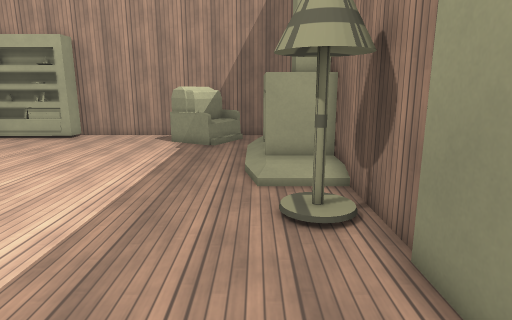
[1] (above)

19 first-person views from a walk through a 3-D level made in the Godot game engine. The camera is 1.4 m above the floor, tilts 12° down and sees 75° across. The floor is counted in squares, 0.5 m on a side. Each view is taken from the middle of a square. On the plan, view 1 faces up. The plan holds only what a view shows up to about 20 squares ahead; the rest is blank. The place goes on beyond the plan. Characters and animated objects are not drawn. Surface patterns are stand-ins for the level's own textures.

[2]
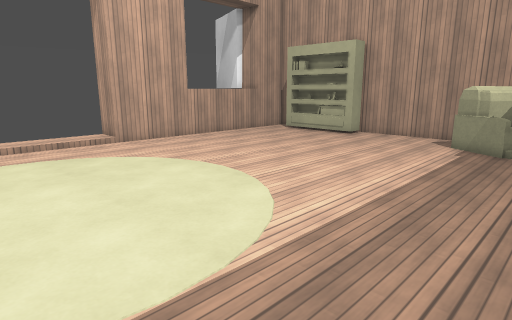

[3]
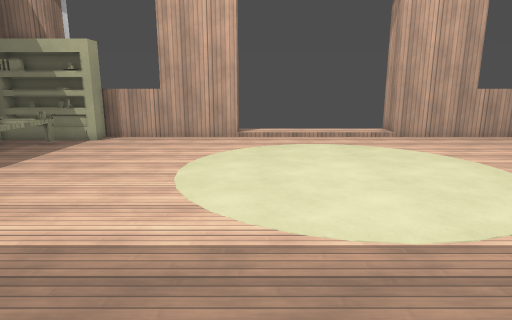

[4]
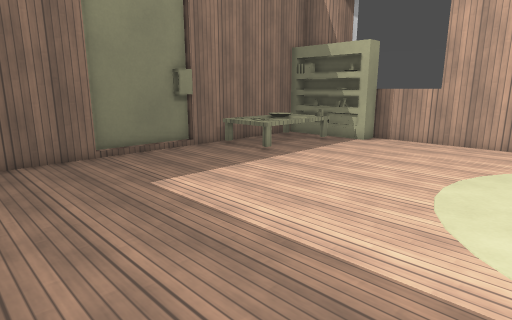

[5]
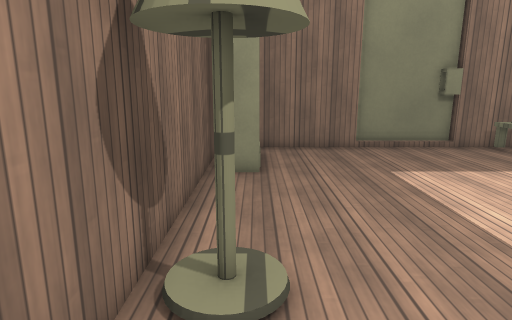

[6]
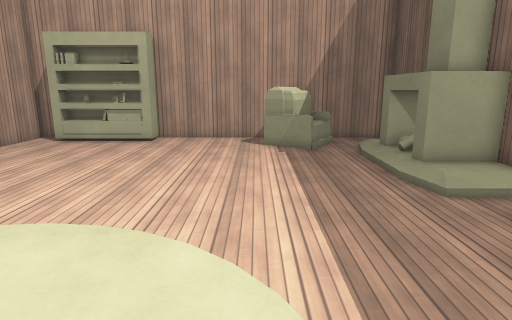

[7]
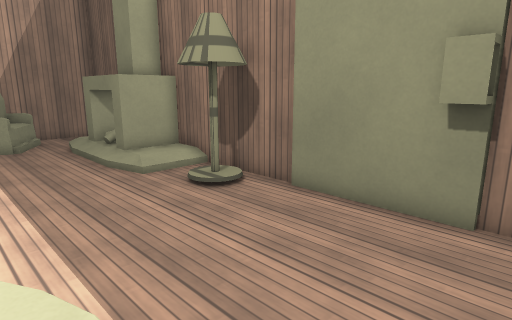

[8]
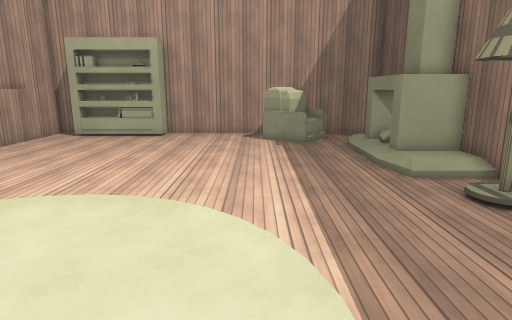

[9]
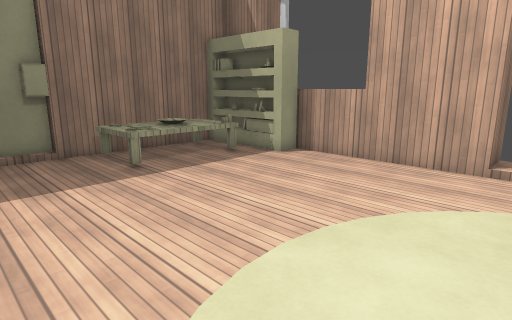

[10]
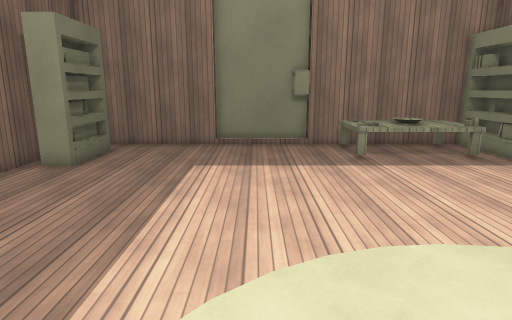

[11]
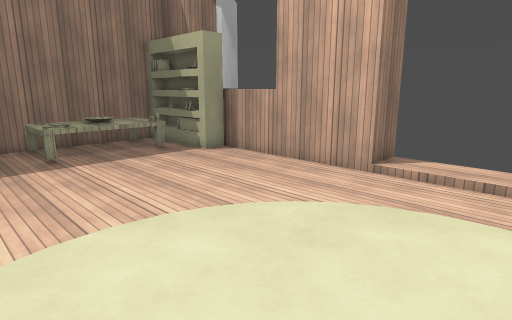

[12]
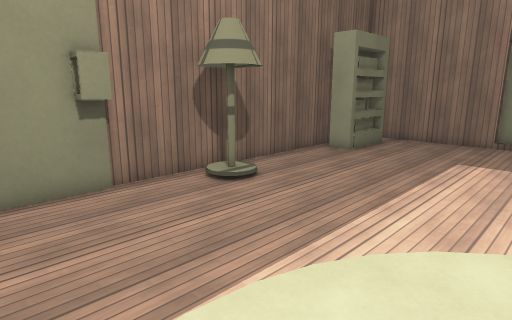

[13]
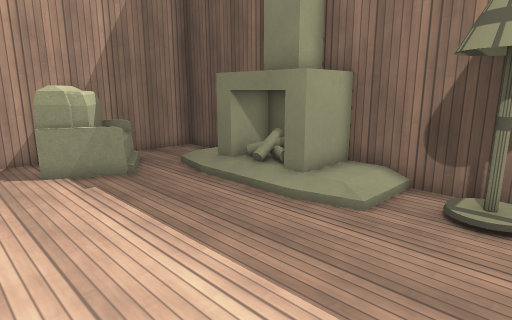

[14]
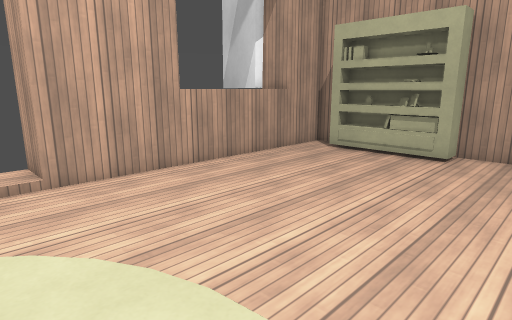

[15]
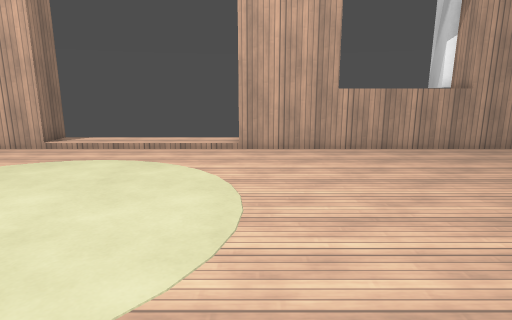

[16]
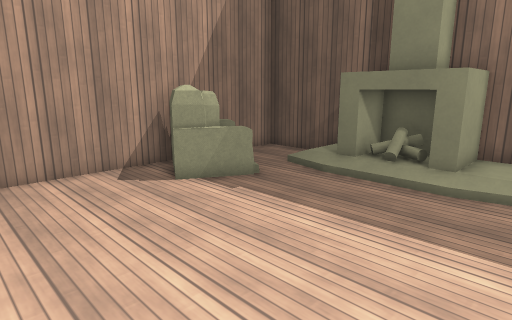

[17]
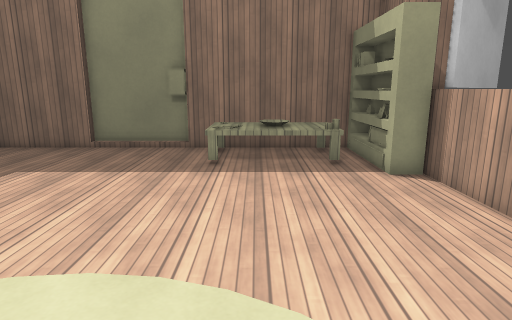

[18]
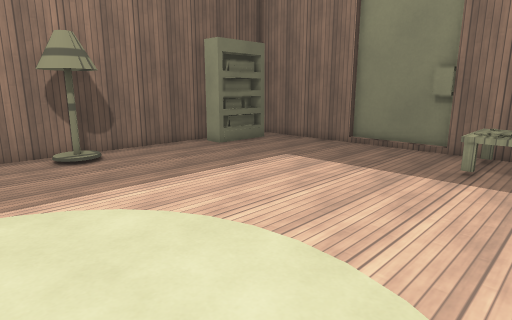

[19]
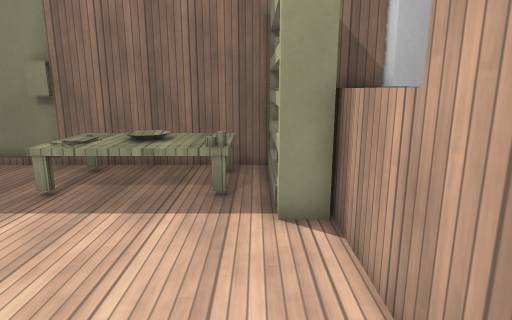

### Floor plan
Key: @ floor where view 1 was taken; # wall or solid block; . main floor; : floor 0.25 m higher than the main floor; / step, stairs or slope; ^ raised ledge; v drop or lower ground; S sofa; L lamp; T table.
Columns run from 20 left of view 1 to 3 right of it. Each row starts with its distance up from view 1.
 21   v#vvvvvv######vvv####v
 20   #.######......SSS....#
 19   #.######......SSSS...#
 18 #^^.............SS ....#
 17   ^..............S:./  #
 16   ^................./::#
 15   ^.................^^^#
 14   ^.................^^^#
 13   ^.................^^^#
 12   ^.................^^^#
 11   #.................::##
 10   #................./::#
  9   #....................#
  8   #................... v
  7 ##v..................L#v
  6  ::....................#
  5  ::....................#
  4  ::....................#
  3  ::....................#
  2  ::....................#
  1  ::...................##
  0  ::.................@.##
 -1  ::....................#
 -2 ##v....................#
 -3   #..................L##
 -4   #................... #
 -5   #....................#
 -6   #....................#
 -7   ^....................#
 -8   ^....................#
 -9   ^....................#
-10   ^# ................###
-11    ##TTTTTT..........##
-12  ^^##TTTTTT..........#
-13   v##TTTTTT..........#
-14   v##TTTTTT..........#
-15   v#######v##...######
-16            v#####

Positions as (right, up) in squares from view 1, and headings:
1: (0, 0), facing up
2: (0, 0), facing up-left
3: (2, -1), facing left
4: (1, -1), facing down-left
5: (1, 1), facing down
6: (-5, 1), facing up
7: (-5, -1), facing up-right
8: (-5, -1), facing up
9: (-5, 0), facing down-left
10: (-6, 2), facing down
11: (-7, 3), facing down-left
12: (-7, 4), facing down-right
13: (-7, 6), facing up-right
14: (-7, 5), facing up-left
15: (-2, 8), facing left
16: (-10, 9), facing up-right
17: (-12, 1), facing down
18: (-13, 1), facing down-right
19: (-16, -3), facing down
